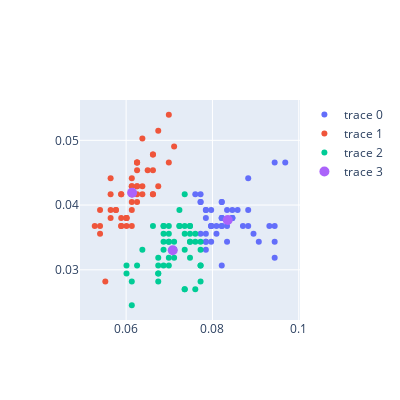

Write notebook code for a chart like this one.
### Code cell
fig = go.Figure()

fig.update_layout(width=400, height=400)

for i in range(k):
    points = np.array([X[j] for j in range(len(X)) if clusters[j] == i])
    fig.add_trace(
    go.Scatter(x=points[:,0], y=points[:,1], 
               mode='markers',
               marker=dict(size=6,
                          color=i)))
fig.add_trace(
    go.Scatter(x=centroids[:, 0], y=centroids[:, 1], 
               mode='markers',
               marker=dict(size=10)))
fig.show()
